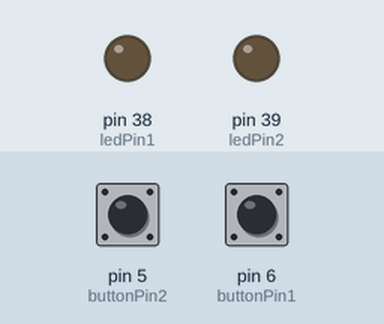
This sketch was run on a simulated Arduino Mega 2560, built with avr-gcc and run on an emulated ATmega2560. Shown: output pins drawn as LEDs (lit = HIGH). Dashed ring = blinking. Inputs (shaded band) come from the test bench; at power-on: pin 5 (buttonPin2) LOW, pin 6 (buttonPin1) LOW.

Above: at 1.8 s.
1.9 s: pin 5 (buttonPin2) pulled HIGH for 3.2 s
At 2.4 s:
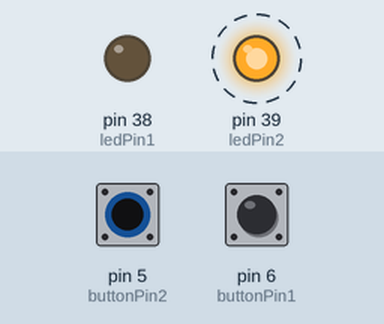
7.0 s: pin 6 (buttonPin1) pulled HIGH for 0.6 s
At 7.4 s:
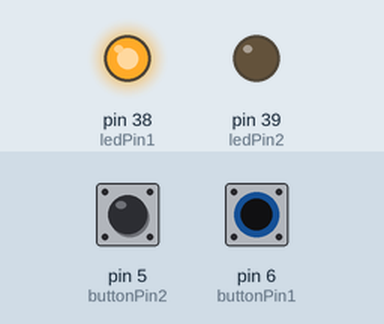
9.1 s: pin 6 (buttonPin1) pulled HIGH for 3.2 s
At 9.9 s:
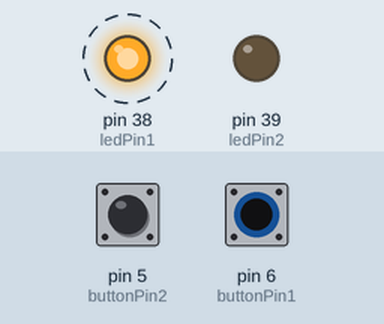
Timing chart, 0 to 13.5 s (numbered marks = the images above; inputs shaded):
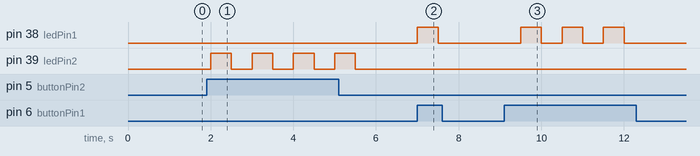

The sketch:

ButtonCheck.ino
```cpp
     const int buttonPin1 = 6;     // the number of the pushbutton pin
     const int buttonPin2 = 5;     // the number of the pushbutton pin

    // declaring buttton states
    int buttonState1 = 0;
    int buttonState2 = 0;

     // led pins
     const int ledPin1 =  38;      // the number of the LED pin
     const int ledPin2 =  39;      // the number of the LED pin


    void setup() {

      Serial.begin(115200); //turn on serial port

    //initializing display led
     pinMode(ledPin1, OUTPUT);
     pinMode(ledPin2, OUTPUT);

    // initializing the pushbutton pin as an input:
    pinMode(buttonPin1, INPUT);
    pinMode(buttonPin2, INPUT);

    }

void loop() {
     // looping it to wait for commands

    buttonState1 = digitalRead(buttonPin1);

    buttonState2 = digitalRead(buttonPin2);

   if (buttonState1 == HIGH) {
    // turn LED on:
     digitalWrite(ledPin1, HIGH);
     delay(500);
         digitalWrite(ledPin1, LOW);
   }

    if (buttonState2 == HIGH){
         digitalWrite(ledPin2, HIGH);
         delay(500);
         digitalWrite(ledPin2, LOW);

      }
      delay(500);
}
```

Measured:
- after the input at 1.9 s, pin 39 (ledPin2): alternates HIGH for 0.50 s and LOW for 0.50 s, 8 changes in all, then stays LOW, starting after 0.10 s
- after the input at 7.0 s, pin 38 (ledPin1): LOW → HIGH at once, → LOW 0.50 s later
- after the input at 9.1 s, pin 38 (ledPin1): alternates HIGH for 0.50 s and LOW for 0.50 s, 6 changes in all, then stays LOW, starting after 0.40 s
